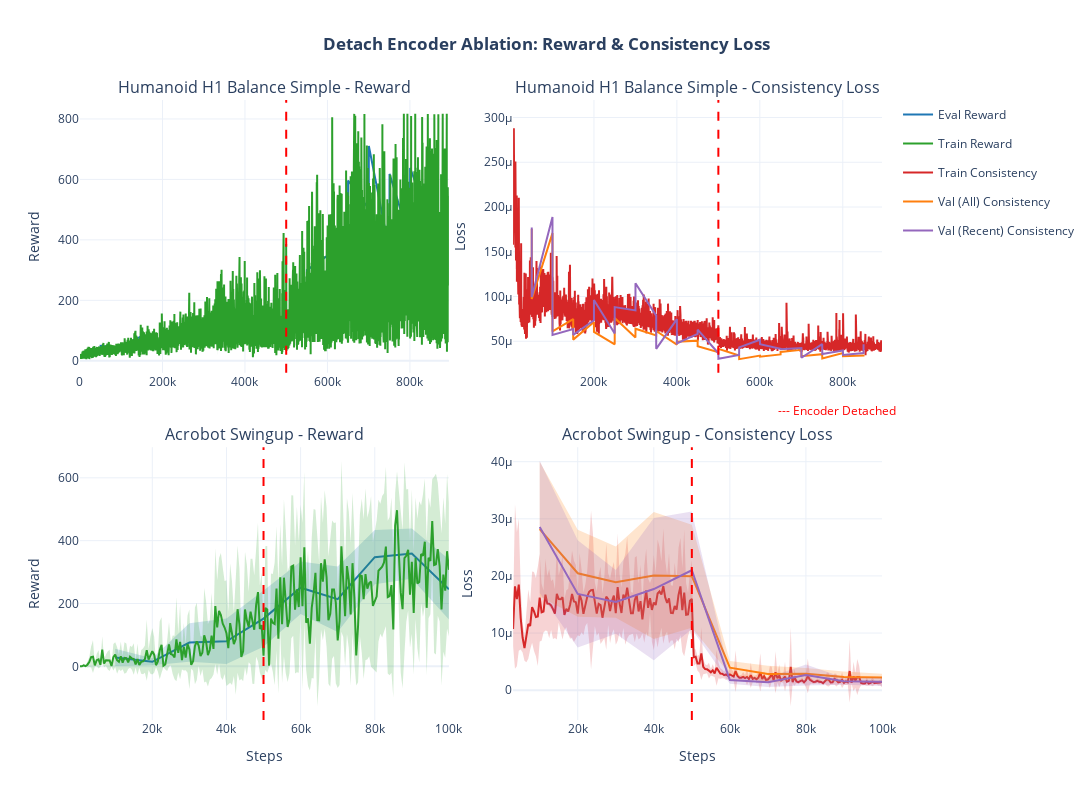

Notebook code cell kept with this figure:
### Code cell
if task_data:
    combined_fig = create_combined_figure(task_data, TASKS, COLORS)
    combined_fig.show()
else:
    print("No task data available")

### Figure 1 — Plotly figure (JSON) as saved in the notebook; plotly's stock layout.template omitted (floating-point values rounded to 4 significant figures; data arrays with more than 128 entries replaced by an {"elided": "..."} marker saying what was removed)
{"data": [{"fill": "toself", "fillcolor": "rgba(31,119,180,0.2)", "hoverinfo": "skip", "legendgroup": "eval/episode_reward", "line": {"color": "rgba(0,0,0,0)"}, "showlegend": false, "type": "scatter", "x": [50032, 50044, 100004, 100056, 150011, 150037, 200019, 200037, 250040, 250046, 300063, 300147, 350083, 350118, 400000, 400018, 450007, 450031, 500016, 500095, 550001, 550216, 600212, 600416, 650037, 650049, 700230, 700399, 750329, 750580, 800280, 800484, 850042, 850113, 850113, 850042, 800484, 800280, 750580, 750329, 700399, 700230, 650049, 650037, 600416, 600212, 550216, 550001, 500095, 500016, 450031, 450007, 400018, 400000, 350118, 350083, 300147, 300063, 250046, 250040, 200037, 200019, 150037, 150011, 100056, 100004, 50044, 50032], "xaxis": "x", "y": [41.39, 49.39, 42.15, 48.32, 81.97, 60.32, 65.09, 72.55, 86.42, 80.29, 106.0, 91.98, 151.0, 104.2, 134.3, 112.8, 86.42, 168.7, 123.3, 68.28, 175.0, 300.0, 347.9, 360.9, 414.9, 596.3, 502.6, 710.3, 363.3, 618.2, 398.1, 637.9, 451.4, 418.2, 418.2, 451.4, 637.9, 398.1, 618.2, 363.3, 710.3, 502.6, 596.3, 414.9, 360.9, 347.9, 300.0, 175.0, 68.28, 123.3, 168.7, 86.42, 112.8, 134.3, 104.2, 151.0, 91.98, 106.0, 80.29, 86.42, 72.55, 65.09, 60.32, 81.97, 48.32, 42.15, 49.39, 41.39], "yaxis": "y"}, {"legendgroup": "eval/episode_reward", "line": {"color": "#1f77b4", "width": 2}, "mode": "lines", "name": "Eval Reward", "showlegend": true, "type": "scatter", "x": [50032, 50044, 100004, 100056, 150011, 150037, 200019, 200037, 250040, 250046, 300063, 300147, 350083, 350118, 400000, 400018, 450007, 450031, 500016, 500095, 550001, 550216, 600212, 600416, 650037, 650049, 700230, 700399, 750329, 750580, 800280, 800484, 850042, 850113], "xaxis": "x", "y": [41.39, 49.39, 42.15, 48.32, 81.97, 60.32, 65.09, 72.55, 86.42, 80.29, 106.0, 91.98, 151.0, 104.2, 134.3, 112.8, 86.42, 168.7, 123.3, 68.28, 175.0, 300.0, 347.9, 360.9, 414.9, 596.3, 502.6, 710.3, 363.3, 618.2, 398.1, 637.9, 451.4, 418.2], "yaxis": "y"}, {"fill": "toself", "fillcolor": "rgba(44,160,44,0.2)", "hoverinfo": "skip", "legendgroup": "train/episode_reward", "line": {"color": "rgba(0,0,0,0)"}, "showlegend": false, "type": "scatter", "x": {"elided": "32010 int values"}, "xaxis": "x", "y": {"elided": "32010 float values"}, "yaxis": "y"}, {"legendgroup": "train/episode_reward", "line": {"color": "#2ca02c", "width": 2}, "mode": "lines", "name": "Train Reward", "showlegend": true, "type": "scatter", "x": {"elided": "16005 int values"}, "xaxis": "x", "y": {"elided": "16005 float values"}, "yaxis": "y"}, {"fill": "toself", "fillcolor": "rgba(214,39,40,0.2)", "hoverinfo": "skip", "legendgroup": "train/consistency_loss", "line": {"color": "rgba(0,0,0,0)"}, "showlegend": false, "type": "scatter", "x": {"elided": "31074 int values"}, "xaxis": "x2", "y": {"elided": "31074 float values"}, "yaxis": "y2"}, {"legendgroup": "train/consistency_loss", "line": {"color": "#d62728", "width": 2}, "mode": "lines", "name": "Train Consistency", "showlegend": true, "type": "scatter", "x": {"elided": "15537 int values"}, "xaxis": "x2", "y": {"elided": "15537 float values"}, "yaxis": "y2"}, {"fill": "toself", "fillcolor": "rgba(255,127,14,0.2)", "hoverinfo": "skip", "legendgroup": "validation_all/consistency_loss", "line": {"color": "rgba(0,0,0,0)"}, "showlegend": false, "type": "scatter", "x": [50032, 50044, 100004, 100056, 150011, 150037, 200019, 200037, 250040, 250046, 300063, 300147, 350083, 350118, 400000, 400018, 450007, 450031, 500016, 500095, 550001, 550216, 600212, 600416, 650037, 650049, 700230, 700399, 750329, 750580, 800280, 800484, 850042, 850113, 850113, 850042, 800484, 800280, 750580, 750329, 700399, 700230, 650049, 650037, 600416, 600212, 550216, 550001, 500095, 500016, 450031, 450007, 400018, 400000, 350118, 350083, 300147, 300063, 250046, 250040, 200037, 200019, 150037, 150011, 100056, 100004, 50044, 50032], "xaxis": "x2", "y": [0.0001753, 9.734e-05, 0.0001709, 6.093e-05, 7.484e-05, 5.182e-05, 7.139e-05, 6.043e-05, 4.658e-05, 7.595e-05, 5.43e-05, 6.403e-05, 5.649e-05, 6.149e-05, 4.63e-05, 4.942e-05, 5.068e-05, 4.434e-05, 3.779e-05, 4.15e-05, 3.405e-05, 3e-05, 3.396e-05, 3.275e-05, 3.528e-05, 3.808e-05, 4.046e-05, 3.325e-05, 3.558e-05, 3.083e-05, 3.695e-05, 3.33e-05, 3.401e-05, 3.492e-05, 3.492e-05, 3.401e-05, 3.33e-05, 3.695e-05, 3.083e-05, 3.558e-05, 3.325e-05, 4.046e-05, 3.808e-05, 3.528e-05, 3.275e-05, 3.396e-05, 3e-05, 3.405e-05, 4.15e-05, 3.779e-05, 4.434e-05, 5.068e-05, 4.942e-05, 4.63e-05, 6.149e-05, 5.649e-05, 6.403e-05, 5.43e-05, 7.595e-05, 4.658e-05, 6.043e-05, 7.139e-05, 5.182e-05, 7.484e-05, 6.093e-05, 0.0001709, 9.734e-05, 0.0001753], "yaxis": "y2"}, {"legendgroup": "validation_all/consistency_loss", "line": {"color": "#ff7f0e", "width": 2}, "mode": "lines", "name": "Val (All) Consistency", "showlegend": true, "type": "scatter", "x": [50032, 50044, 100004, 100056, 150011, 150037, 200019, 200037, 250040, 250046, 300063, 300147, 350083, 350118, 400000, 400018, 450007, 450031, 500016, 500095, 550001, 550216, 600212, 600416, 650037, 650049, 700230, 700399, 750329, 750580, 800280, 800484, 850042, 850113], "xaxis": "x2", "y": [0.0001753, 9.734e-05, 0.0001709, 6.093e-05, 7.484e-05, 5.182e-05, 7.139e-05, 6.043e-05, 4.658e-05, 7.595e-05, 5.43e-05, 6.403e-05, 5.649e-05, 6.149e-05, 4.63e-05, 4.942e-05, 5.068e-05, 4.434e-05, 3.779e-05, 4.15e-05, 3.405e-05, 3e-05, 3.396e-05, 3.275e-05, 3.528e-05, 3.808e-05, 4.046e-05, 3.325e-05, 3.558e-05, 3.083e-05, 3.695e-05, 3.33e-05, 3.401e-05, 3.492e-05], "yaxis": "y2"}, {"fill": "toself", "fillcolor": "rgba(148,103,189,0.2)", "hoverinfo": "skip", "legendgroup": "validation_recent/consistency_loss", "line": {"color": "rgba(0,0,0,0)"}, "showlegend": false, "type": "scatter", "x": [50032, 50044, 100004, 100056, 150011, 150037, 200019, 200037, 250040, 250046, 300063, 300147, 350083, 350118, 400000, 400018, 450007, 450031, 500016, 500095, 550001, 550216, 600212, 600416, 650037, 650049, 700230, 700399, 750329, 750580, 800280, 800484, 850042, 850113, 850113, 850042, 800484, 800280, 750580, 750329, 700399, 700230, 650049, 650037, 600416, 600212, 550216, 550001, 500095, 500016, 450031, 450007, 400018, 400000, 350118, 350083, 300147, 300063, 250046, 250040, 200037, 200019, 150037, 150011, 100056, 100004, 50044, 50032], "xaxis": "x2", "y": [0.0001772, 9.95e-05, 0.000189, 5.715e-05, 6.356e-05, 5.706e-05, 7.34e-05, 9.608e-05, 5.859e-05, 8.816e-05, 8.449e-05, 0.0001148, 7.861e-05, 4.157e-05, 7.469e-05, 4.758e-05, 5.834e-05, 6.295e-05, 3.661e-05, 3.048e-05, 3.461e-05, 4.311e-05, 5.167e-05, 4.674e-05, 4.152e-05, 4.115e-05, 4.253e-05, 3.153e-05, 4.688e-05, 3.581e-05, 3.972e-05, 3.467e-05, 3.682e-05, 4.659e-05, 4.659e-05, 3.682e-05, 3.467e-05, 3.972e-05, 3.581e-05, 4.688e-05, 3.153e-05, 4.253e-05, 4.115e-05, 4.152e-05, 4.674e-05, 5.167e-05, 4.311e-05, 3.461e-05, 3.048e-05, 3.661e-05, 6.295e-05, 5.834e-05, 4.758e-05, 7.469e-05, 4.157e-05, 7.861e-05, 0.0001148, 8.449e-05, 8.816e-05, 5.859e-05, 9.608e-05, 7.34e-05, 5.706e-05, 6.356e-05, 5.715e-05, 0.000189, 9.95e-05, 0.0001772], "yaxis": "y2"}, {"legendgroup": "validation_recent/consistency_loss", "line": {"color": "#9467bd", "width": 2}, "mode": "lines", "name": "Val (Recent) Consistency", "showlegend": true, "type": "scatter", "x": [50032, 50044, 100004, 100056, 150011, 150037, 200019, 200037, 250040, 250046, 300063, 300147, 350083, 350118, 400000, 400018, 450007, 450031, 500016, 500095, 550001, 550216, 600212, 600416, 650037, 650049, 700230, 700399, 750329, 750580, 800280, 800484, 850042, 850113], "xaxis": "x2", "y": [0.0001772, 9.95e-05, 0.000189, 5.715e-05, 6.356e-05, 5.706e-05, 7.34e-05, 9.608e-05, 5.859e-05, 8.816e-05, 8.449e-05, 0.0001148, 7.861e-05, 4.157e-05, 7.469e-05, 4.758e-05, 5.834e-05, 6.295e-05, 3.661e-05, 3.048e-05, 3.461e-05, 4.311e-05, 5.167e-05, 4.674e-05, 4.152e-05, 4.115e-05, 4.253e-05, 3.153e-05, 4.688e-05, 3.581e-05, 3.972e-05, 3.467e-05, 3.682e-05, 4.659e-05], "yaxis": "y2"}, {"fill": "toself", "fillcolor": "rgba(31,119,180,0.2)", "hoverinfo": "skip", "legendgroup": "eval/episode_reward", "line": {"color": "rgba(0,0,0,0)"}, "showlegend": false, "type": "scatter", "x": [10000, 20000, 30000, 40000, 50000, 60000, 70000, 80000, 90000, 100000, 100000, 90000, 80000, 70000, 60000, 50000, 40000, 30000, 20000, 10000], "xaxis": "x3", "y": [55.67, 25.62, 137.3, 152.1, 241.4, 333.8, 318.0, 433.9, 438.7, 341.0, 149.4, 279.0, 260.9, 109.3, 166.7, 62.19, 7.453, 14.39, 3.329, 1.052], "yaxis": "y3"}, {"legendgroup": "eval/episode_reward", "line": {"color": "#1f77b4", "width": 2}, "mode": "lines", "name": "Eval Reward", "showlegend": false, "type": "scatter", "x": [10000, 20000, 30000, 40000, 50000, 60000, 70000, 80000, 90000, 100000], "xaxis": "x3", "y": [28.36, 14.47, 75.86, 79.78, 151.8, 250.2, 213.7, 347.4, 358.8, 245.2], "yaxis": "y3"}, {"fill": "toself", "fillcolor": "rgba(44,160,44,0.2)", "hoverinfo": "skip", "legendgroup": "train/episode_reward", "line": {"color": "rgba(0,0,0,0)"}, "showlegend": false, "type": "scatter", "x": {"elided": "400 int values"}, "xaxis": "x3", "y": {"elided": "400 float values"}, "yaxis": "y3"}, {"legendgroup": "train/episode_reward", "line": {"color": "#2ca02c", "width": 2}, "mode": "lines", "name": "Train Reward", "showlegend": false, "type": "scatter", "x": {"elided": "200 int values"}, "xaxis": "x3", "y": {"elided": "200 float values"}, "yaxis": "y3"}, {"fill": "toself", "fillcolor": "rgba(214,39,40,0.2)", "hoverinfo": "skip", "legendgroup": "train/consistency_loss", "line": {"color": "rgba(0,0,0,0)"}, "showlegend": false, "type": "scatter", "x": {"elided": "390 int values"}, "xaxis": "x4", "y": {"elided": "390 float values"}, "yaxis": "y4"}, {"legendgroup": "train/consistency_loss", "line": {"color": "#d62728", "width": 2}, "mode": "lines", "name": "Train Consistency", "showlegend": false, "type": "scatter", "x": {"elided": "195 int values"}, "xaxis": "x4", "y": {"elided": "195 float values"}, "yaxis": "y4"}, {"fill": "toself", "fillcolor": "rgba(255,127,14,0.2)", "hoverinfo": "skip", "legendgroup": "validation_all/consistency_loss", "line": {"color": "rgba(0,0,0,0)"}, "showlegend": false, "type": "scatter", "x": [10000, 20000, 30000, 40000, 50000, 60000, 70000, 80000, 90000, 100000, 100000, 90000, 80000, 70000, 60000, 50000, 40000, 30000, 20000, 10000], "xaxis": "x4", "y": [4.001e-05, 2.808e-05, 2.513e-05, 3.118e-05, 2.898e-05, 5.112e-06, 4.291e-06, 3.89e-06, 3.272e-06, 2.853e-06, 1.544e-06, 1.318e-06, 1.839e-06, 1.345e-06, 2.765e-06, 1.091e-05, 8.936e-06, 1.266e-05, 1.286e-05, 1.639e-05], "yaxis": "y4"}, {"legendgroup": "validation_all/consistency_loss", "line": {"color": "#ff7f0e", "width": 2}, "mode": "lines", "name": "Val (All) Consistency", "showlegend": false, "type": "scatter", "x": [10000, 20000, 30000, 40000, 50000, 60000, 70000, 80000, 90000, 100000], "xaxis": "x4", "y": [2.82e-05, 2.047e-05, 1.89e-05, 2.006e-05, 1.995e-05, 3.939e-06, 2.818e-06, 2.865e-06, 2.295e-06, 2.198e-06], "yaxis": "y4"}, {"fill": "toself", "fillcolor": "rgba(148,103,189,0.2)", "hoverinfo": "skip", "legendgroup": "validation_recent/consistency_loss", "line": {"color": "rgba(0,0,0,0)"}, "showlegend": false, "type": "scatter", "x": [10000, 20000, 30000, 40000, 50000, 60000, 70000, 80000, 90000, 100000, 100000, 90000, 80000, 70000, 60000, 50000, 40000, 30000, 20000, 10000], "xaxis": "x4", "y": [4.015e-05, 2.625e-05, 2.104e-05, 3.016e-05, 3.13e-05, 2.433e-06, 2.173e-06, 4.479e-06, 2.161e-06, 2.202e-06, 7.227e-07, 9.378e-07, 8.076e-07, 5.623e-07, 1.111e-06, 1.07e-05, 5.242e-06, 9.867e-06, 7.449e-06, 1.699e-05], "yaxis": "y4"}, {"legendgroup": "validation_recent/consistency_loss", "line": {"color": "#9467bd", "width": 2}, "mode": "lines", "name": "Val (Recent) Consistency", "showlegend": false, "type": "scatter", "x": [10000, 20000, 30000, 40000, 50000, 60000, 70000, 80000, 90000, 100000], "xaxis": "x4", "y": [2.857e-05, 1.685e-05, 1.545e-05, 1.77e-05, 2.1e-05, 1.772e-06, 1.368e-06, 2.643e-06, 1.55e-06, 1.462e-06], "yaxis": "y4"}], "layout": {"annotations": [{"font": {"size": 16}, "showarrow": false, "text": "Humanoid H1 Balance Simple - Reward", "x": 0.23, "xanchor": "center", "xref": "paper", "y": 1, "yanchor": "bottom", "yref": "paper"}, {"font": {"size": 16}, "showarrow": false, "text": "Humanoid H1 Balance Simple - Consistency Loss", "x": 0.77, "xanchor": "center", "xref": "paper", "y": 1, "yanchor": "bottom", "yref": "paper"}, {"font": {"size": 16}, "showarrow": false, "text": "Acrobot Swingup - Reward", "x": 0.23, "xanchor": "center", "xref": "paper", "y": 0.44, "yanchor": "bottom", "yref": "paper"}, {"font": {"size": 16}, "showarrow": false, "text": "Acrobot Swingup - Consistency Loss", "x": 0.77, "xanchor": "center", "xref": "paper", "y": 0.44, "yanchor": "bottom", "yref": "paper"}, {"font": {"size": 12}, "showarrow": false, "text": "<span style='color:red'>--- Encoder Detached</span>", "x": 1.02, "xref": "paper", "y": 0.5, "yref": "paper"}], "height": 800, "legend": {"bgcolor": "rgba(255,255,255,0.9)", "x": 1.02, "y": 1}, "shapes": [{"line": {"color": "red", "dash": "dash", "width": 2}, "type": "line", "x0": 500000, "x1": 500000, "xref": "x", "y0": 0, "y1": 1, "yref": "y domain"}, {"line": {"color": "red", "dash": "dash", "width": 2}, "type": "line", "x0": 500000, "x1": 500000, "xref": "x2", "y0": 0, "y1": 1, "yref": "y2 domain"}, {"line": {"color": "red", "dash": "dash", "width": 2}, "type": "line", "x0": 50000, "x1": 50000, "xref": "x3", "y0": 0, "y1": 1, "yref": "y3 domain"}, {"line": {"color": "red", "dash": "dash", "width": 2}, "type": "line", "x0": 50000, "x1": 50000, "xref": "x4", "y0": 0, "y1": 1, "yref": "y4 domain"}], "showlegend": true, "title": {"text": "<b>Detach Encoder Ablation: Reward & Consistency Loss</b>", "x": 0.5}, "width": 1100, "xaxis": {"anchor": "y", "domain": [0, 0.46]}, "xaxis2": {"anchor": "y2", "domain": [0.54, 1]}, "xaxis3": {"anchor": "y3", "domain": [0, 0.46], "title": {"text": "Steps"}}, "xaxis4": {"anchor": "y4", "domain": [0.54, 1], "title": {"text": "Steps"}}, "yaxis": {"anchor": "x", "domain": [0.56, 1], "title": {"text": "Reward"}}, "yaxis2": {"anchor": "x2", "domain": [0.56, 1], "title": {"text": "Loss"}}, "yaxis3": {"anchor": "x3", "domain": [0, 0.44], "title": {"text": "Reward"}}, "yaxis4": {"anchor": "x4", "domain": [0, 0.44], "title": {"text": "Loss"}}}}
